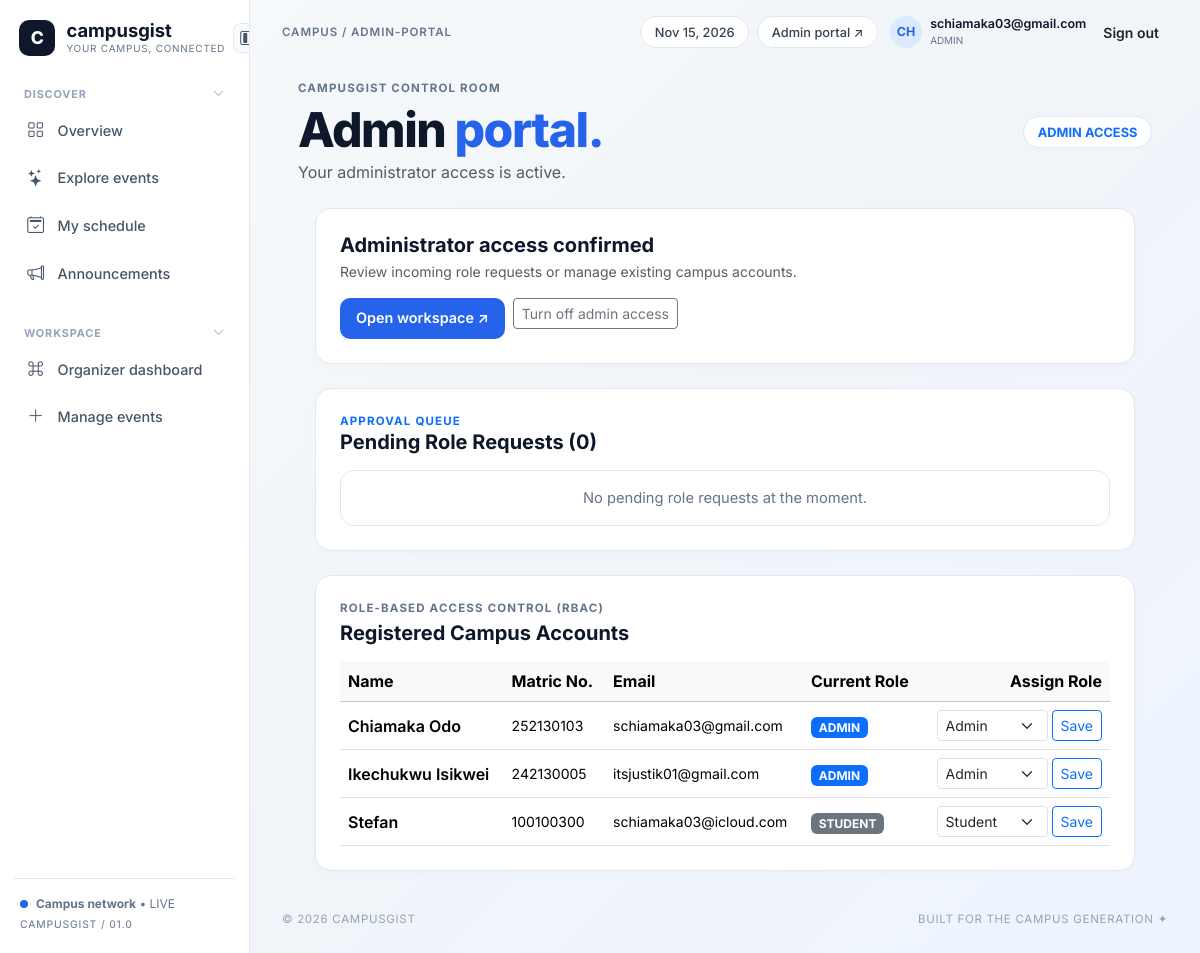
/admin.php (signed in), run on the app's committed database.
### tables this page shows
CREATE TABLE `users` (
  `id` int(11) NOT NULL,
  `full_name` varchar(120) NOT NULL,
  `account_type` enum('student','staff') NOT NULL DEFAULT 'student',
  `matric_no` varchar(30) DEFAULT NULL,
  `email` varchar(120) NOT NULL,
  `password_hash` varchar(255) NOT NULL,
  `role` enum('student','organizer','admin') DEFAULT 'student',
  `created_at` timestamp NOT NULL DEFAULT current_timestamp()
);

### includes/db_connect.php (called while the page is built, shortened)
<?php
function e($string) {
    return htmlspecialchars((string)$string, ENT_QUOTES, 'UTF-8');
}
function isLoggedIn() {
    return isset($_SESSION['user_id']);
}
function isStaff() {
    return isset($_SESSION['role']) && in_array($_SESSION['role'], ['organizer', 'admin']);
}
?>

### admin.php (the view, shortened to what this page needs)
<?php
$page_crumb = 'ADMIN-PORTAL';
require_once __DIR__ . '/includes/db_connect.php';
$current_user_id = (int)$_SESSION['user_id'];
$current_role = $_SESSION['role'];
$sync_stmt = $conn->prepare("SELECT role FROM users WHERE id = ?");
$sync_stmt->bind_param("i", $current_user_id);
$sync_stmt->execute();
if ($sync_row = $sync_stmt->get_result()->fetch_assoc()) {
    $current_role = $sync_row['role'];
}
require_once __DIR__ . '/includes/header.php';
$pending_requests = null;
$users_res = null;
if ($current_role === 'admin') {
    $pending_requests = $conn->query("SELECT rr.*, u.full_name, u.matric_no, u.email
                                      FROM role_requests rr
                                      JOIN users u ON rr.user_id = u.id
                                      WHERE rr.status = 'pending'
                                      ORDER BY rr.created_at ASC");
    $users_res = $conn->query("SELECT id, full_name, matric_no, email, role FROM users ORDER BY id ASC");
}
?>
<div class="d-flex justify-content-between align-items-center flex-wrap gap-3 mb-4">
    <div>
        <div class="eyebrow-text">CampusGist Control Room</div>
        <h1 class="hero-heading mb-1">Admin <span>portal.</span></h1>
        <p class="text-muted mb-0">
            <?php if ($current_role === 'admin'): ?>
                Your administrator access is active.
            <?php else: ?>
                Signed in as <strong><?= strtoupper(e($current_role)) ?></strong>. Request elevated workspace or admin privileges below.
            <?php endif; ?>
        </p>
    </div>
    <span class="topbar-pill text-primary fw-bold"><?= strtoupper(e($current_role)) ?> ACCESS</span>
</div>
<?php if ($current_role === 'admin'): ?>
    <div class="cg-card mx-auto mb-4 p-4" style="max-width: 820px;">
        <div class="d-flex justify-content-between align-items-center flex-wrap gap-3">
            <div>
                <h5 class="fw-bold mb-1">Administrator access confirmed</h5>
                <p class="text-muted small mb-0">Review incoming role requests or manage existing campus accounts.</p>
            </div>
            <div class="d-flex gap-2">
                <a href="dashboard.php" class="btn btn-sm btn-cg-primary px-3">Open workspace &#8599;</a>
                <form method="POST" action="admin.php" class="d-inline">
                    <button type="submit" class="btn btn-sm btn-outline-secondary">Turn off admin access</button>
                </form>
            </div>
        </div>
    </div>
    <div class="cg-card mx-auto mb-4" style="max-width: 820px;">
        <div class="d-flex justify-content-between align-items-center mb-3">
            <div>
                <div class="eyebrow-text text-primary mb-0">Approval Queue</div>
                <h5 class="fw-bold mb-0">Pending Role Requests (<?= $pending_requests ? $pending_requests->num_rows : 0 ?>)</h5>
            </div>
        </div>
        <?php if ($pending_requests && $pending_requests->num_rows > 0): ?>
            <div class="table-responsive">
                <table class="table align-middle mb-0">
                    <thead class="table-light">
                        <tr>
                            <th>Applicant</th>
                            <th>Requested Role</th>
                            <th>Reason</th>
                            <th class="text-end">Decision</th>
                        </tr>
                    </thead>
                    <tbody>
                        <?php while ($req = $pending_requests->fetch_assoc()): ?>
                            <tr>
                                <td>
                                    <div class="fw-semibold"><?= e($req['full_name']) ?></div>
                                    <div class="small text-muted"><?= e($req['matric_no']) ?> &bull; <?= e($req['email']) ?></div>
                                </td>
                                <td>
                                    <span class="badge bg-warning-subtle text-dark border border-warning">
                                        <?= strtoupper(e($req['requested_role'])) ?>
                                    </span>
                                </td>
                                <td class="small text-muted"><?= e($req['reason'] ?: 'No reason provided') ?></td>
                                <td class="text-end text-nowrap">
                                    <form method="POST" action="admin.php" class="d-inline">
                                        <input type="hidden" name="review_request" value="1">
                                        <input type="hidden" name="request_id" value="<?= $req['id'] ?>">
                                        <button type="submit" name="decision" value="approved" class="btn btn-sm btn-success">Approve</button>
                                        <button type="submit" name="decision" value="denied" class="btn btn-sm btn-outline-danger">Deny</button>
                                    </form>
                                </td>
                            </tr>
                        <?php endwhile; ?>
                    </tbody>
                </table>
            </div>
        <?php else: ?>
            <div class="empty-state-box py-3 text-center">No pending role requests at the moment.</div>
        <?php endif; ?>
    </div>
    <div class="cg-card mx-auto" style="max-width: 820px;">
        <div class="eyebrow-text mb-1">Role-Based Access Control (RBAC)</div>
        <h5 class="fw-bold mb-3">Registered Campus Accounts</h5>
        <div class="table-responsive">
            <table class="table align-middle mb-0">
                <thead class="table-light">
                    <tr>
                        <th>Name</th>
                        <th>Matric No.</th>
                        <th>Email</th>
                        <th>Current Role</th>
                        <th class="text-end">Assign Role</th>
                    </tr>
                </thead>
                <tbody>
                    <?php while ($u = $users_res->fetch_assoc()): ?>
                        <tr>
                            <td class="fw-semibold"><?= e($u['full_name']) ?></td>
                            <td class="small"><?= $u['matric_no'] ? e($u['matric_no']) : '<span class="badge bg-info-subtle text-dark border">STAFF</span>' ?></td>
                            <td class="small"><?= e($u['email']) ?></td>
                            <td>
                                <span class="badge <?= $u['role'] === 'admin' ? 'bg-primary' : ($u['role'] === 'organizer' ? 'bg-info text-dark' : 'bg-secondary') ?>">
                                    <?= strtoupper(e($u['role'])) ?>
                                </span>
                            </td>
                            <td class="text-end">
                                <form method="POST" action="admin.php" class="d-inline-flex gap-1">
                                    <select name="new_role" class="form-select form-select-sm" style="width: auto;">
                                        <option value="student" <?= $u['role'] === 'student' ? 'selected' : '' ?>>Student</option>
                                        <option value="admin" <?= $u['role'] === 'admin' ? 'selected' : '' ?>>Admin</option>
                                    </select>
                                    <button type="submit" class="btn btn-sm btn-outline-primary">Save</button>
                                </form>
                            </td>
                        </tr>
                    <?php endwhile; ?>
                </tbody>
            </table>
        </div>
    </div>
<?php endif; ?>
<?php require_once __DIR__ . '/includes/footer.php'; ?>

### includes/header.php (shortened to what this page needs)
<?php
require_once __DIR__ . '/db_connect.php';
$current_page = basename($_SERVER['PHP_SELF']);
$page_crumb = $page_crumb ?? 'HOME';
?>
<!DOCTYPE html>
<html lang="en">
<head>
    <link href="https://cdn.jsdelivr.net/npm/bootstrap@5.3.3/dist/css/bootstrap.min.css" rel="stylesheet">
    <link href="https://cdn.jsdelivr.net/npm/bootstrap-icons@1.11.3/font/bootstrap-icons.min.css" rel="stylesheet">
    <link href="css/style.css" rel="stylesheet">
</head>
<body>
<div class="app-wrapper" id="appWrapper">
    <aside class="cg-sidebar" id="cgSidebar">
        <div>
            <div class="sidebar-header-row">
                <a href="index.php" class="brand-box">
                    <div class="brand-logo">C</div>
                    <div class="brand-text">
                        <div class="brand-title">campusgist</div>
                        <div class="brand-subtitle">Your Campus, Connected</div>
                    </div>
                </a>
                <button type="button" class="sidebar-collapse-btn d-none d-lg-inline-flex" id="railToggleBtn" title="Toggle compact sidebar">
                    <i class="bi bi-layout-sidebar-inset"></i>
                </button>
            </div>
            <button type="button" class="nav-section-toggle" data-target="discoverLinks" aria-expanded="true">
                <span class="nav-section-label-text">Discover</span>
                <i class="bi bi-chevron-down section-chevron"></i>
            </button>
            <nav class="nav-group-links" id="discoverLinks">
                <a href="index.php" class="cg-nav-link <?= $current_page === 'index.php' ? 'active' : '' ?>" title="Overview">
                    <i class="bi bi-grid"></i> <span class="nav-label">Overview</span>
                </a>
                <a href="events.php" class="cg-nav-link <?= $current_page === 'events.php' ? 'active' : '' ?>" title="Explore events">
                    <i class="bi bi-stars"></i> <span class="nav-label">Explore events</span>
                </a>
                <a href="schedule.php" class="cg-nav-link <?= $current_page === 'schedule.php' ? 'active' : '' ?>" title="My schedule">
                    <i class="bi bi-calendar2-check"></i> <span class="nav-label">My schedule</span>
                </a>
                <a href="announcements.php" class="cg-nav-link <?= $current_page === 'announcements.php' ? 'active' : '' ?>" title="Announcements">
                    <i class="bi bi-megaphone"></i> <span class="nav-label">Announcements</span>
                </a>
            </nav>
            <?php if (isStaff()): ?>
                <button type="button" class="nav-section-toggle mt-3" data-target="workspaceLinks" aria-expanded="true">
                    <span class="nav-section-label-text">Workspace</span>
                    <i class="bi bi-chevron-down section-chevron"></i>
                </button>
                <nav class="nav-group-links" id="workspaceLinks">
                    <a href="dashboard.php" class="cg-nav-link <?= $current_page === 'dashboard.php' ? 'active' : '' ?>" title="Organizer dashboard">
                        <i class="bi bi-command"></i> <span class="nav-label">Organizer dashboard</span>
                    </a>
                    <a href="manage.php" class="cg-nav-link <?= $current_page === 'manage.php' ? 'active' : '' ?>" title="Manage events">
                        <i class="bi bi-plus-lg"></i> <span class="nav-label">Manage events</span>
                    </a>
                </nav>
            <?php endif; ?>
        </div>
        <div class="sidebar-footer">
            <div class="mb-1 d-flex align-items-center">
                <span class="live-dot"></span>
                <span class="footer-text"><strong>Campus network</strong> &bull; LIVE</span>
            </div>
            <div class="footer-text" style="font-size: 0.65rem; letter-spacing: 0.08em;">CAMPUSGIST / 01.0</div>
        </div>
    </aside>
    <div class="cg-main" id="cgMain">
        <header class="cg-topbar">
            <div class="d-flex align-items-center gap-2">
                <span class="breadcrumb-label">CAMPUS / <?= e($page_crumb) ?></span>
            </div>
            <div class="d-flex align-items-center gap-2 flex-wrap">
                <span class="topbar-pill d-none d-sm-inline-block"><?= date('M j, Y') ?></span>
                <a href="admin.php" class="topbar-pill">Admin portal &#8599;</a>
                <?php if (isLoggedIn()): ?>
                    <div class="d-flex align-items-center gap-2 ms-1">
                        <span class="avatar-circle">
                            <?= strtoupper(substr($_SESSION['full_name'], 0, 2)) ?>
                        </span>
                        <div class="lh-1 d-none d-md-block">
                            <div style="font-size: 0.78rem; font-weight: 600;"><?= e($_SESSION['email']) ?></div>
                            <span style="font-size: 0.62rem; color: #64748b; text-transform: uppercase;">
                                <?= e($_SESSION['role']) ?>
                            </span>
                        </div>
                        <a href="logout.php" class="btn btn-sm btn-link text-decoration-none text-dark fw-semibold">Sign out</a>
                    </div>
                <?php else: ?>
                    <a href="login.php" class="btn btn-sm btn-cg-primary">Sign in</a>
                <?php endif; ?>
            </div>
        </header>
        <main class="container-fluid px-3 px-lg-5 py-3">

### data on the page
users: role "ADMIN", full_name "Chiamaka Odo", matric_no "252130103", email "schiamaka03@gmail.com", new_role "Admin"
users: full_name "Ikechukwu Isikwei", matric_no "242130005", email "itsjustik01@gmail.com", role "ADMIN", new_role "Admin"
users: full_name "Stefan", matric_no "100100300", email "schiamaka03@icloud.com", role "STUDENT", new_role "Student"

### other printed values
$page_crumb "ADMIN-PORTAL"
substr($_SESSION['full_name'], 0, 2) "CH"
$_SESSION['email'] "schiamaka03@gmail.com"
$pending_requests->num_rows "0"
